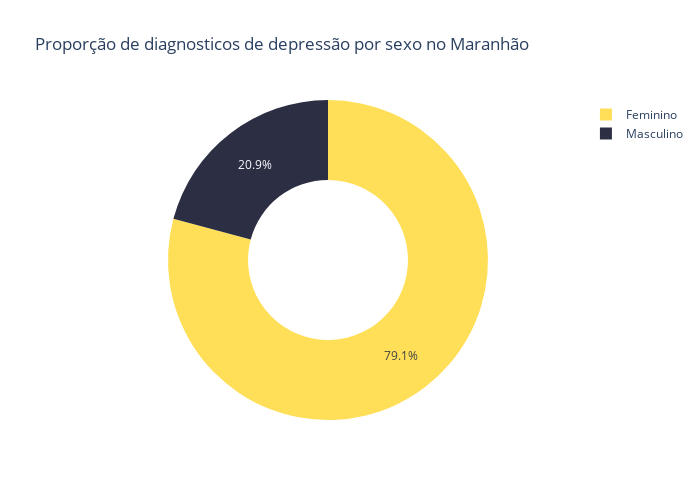

The code cell stored with this chart in its notebook:
### Code cell
labels = ['Feminino','Masculino']
values = [dados_abs.Feminino,dados_abs.Masculino]

# Use `hole` to create a donut-like pie chart
palette = {"Masculino": "#2C2E43","Female":"#ffdf57"}
fig = go.Figure(data=[go.Pie(labels=labels, values=values, hole=.5,marker=dict(colors=['#ffdf57','#2C2E43']))])
fig.update_layout(height=500,width=700,title="Proporção de diagnosticos de depressão por sexo no Maranhão")
fig.show()

### Figure 1 — Plotly figure (JSON) as saved in the notebook; plotly's stock layout.template omitted (floating-point values rounded to 4 significant figures)
{"data": [{"hole": 0.5, "labels": ["Feminino", "Masculino"], "marker": {"colors": ["#ffdf57", "#2C2E43"]}, "type": "pie", "values": [208.1, 54.84]}], "layout": {"height": 500, "title": {"text": "Proporção de diagnosticos de depressão por sexo no Maranhão"}, "width": 700}}
